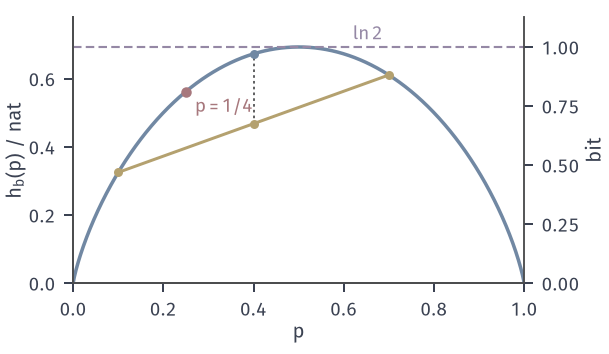

The script that drew this image:
from pathlib import Path
import sys
HERE = Path(__file__).resolve().parent
sys.path.insert(0, str(HERE.parent/'info-common'))
from info_fig import *
# Binary entropy h(p) in nat (left axis; right axis in bit). Concavity check:
# chord between p=0.1 and p=0.7 lies below the curve; the mixture p=0.4 (weights 1/2,1/2)
# has h(0.4) > (h(0.1)+h(0.7))/2. Red point: p=1/4 (h=0.5623 nat = 0.8113 bit).
fig, ax = figure(width_mm=86, height_mm=50)
panel(fig, left=.12, right=.86, bottom=.2, top=.95)
p = np.linspace(0, 1, 801)
ax.plot(p, hb(p), color=BLUE, lw=1.4)
a, b = .1, .7; ha, hb_ = hb(a), hb(b)
ax.plot([a, b], [ha, hb_], color=YELLOW, lw=1.2)
for x in (a, b): dot(ax, x, float(hb(x)), color=YELLOW, ms=3.6)
m = (a+b)/2; dot(ax, m, float((ha+hb_)/2), color=YELLOW, ms=3.6); dot(ax, m, float(hb(m)), color=BLUE, ms=3.6)
ax.plot([m, m], [float((ha+hb_)/2), float(hb(m))], color=STROKE, lw=.7, ls=DOT)
dot(ax, .25, float(hb(.25)))
lab(ax, .27, float(hb(.25))-.06, '$p=1/4$', RED)
ax.axhline(LN2, color=PURPLE, lw=.85, ls=DASH)
lab(ax, .62, LN2+.02, r'$\ln 2$', PURPLE)
ax.set_xlim(0, 1); ax.set_ylim(0, .78)
axlab(ax, '$p$', r'$h_{\mathrm{b}}(p)$ / nat')
r = ax.twinx(); r.spines['right'].set_visible(True); r.spines['top'].set_visible(False)
r.set_ylim(0, .78/LN2); r.set_yticks([0, .25, .5, .75, 1]); r.set_ylabel('bit', labelpad=2)
save(fig, HERE, 'figure', {'h(1/4)': float(hb(.25)), 'h(0.1)': float(ha), 'h(0.7)': float(hb_), 'h(0.4)': float(hb(m)), 'chord_mid': float((ha+hb_)/2)})
